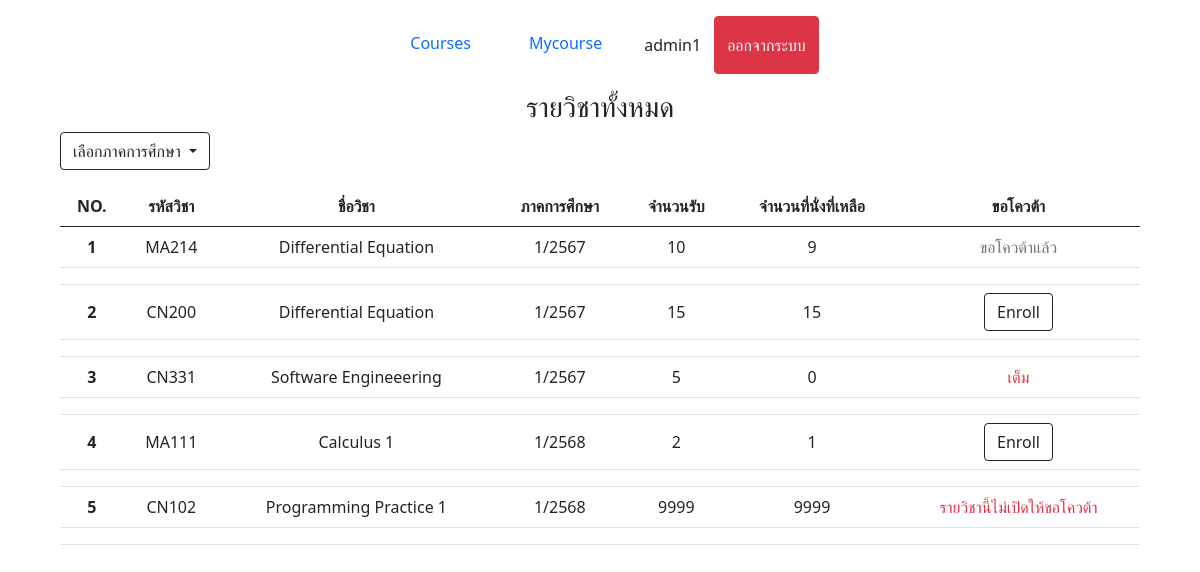
Page /courses (signed in) on the earlier database version.
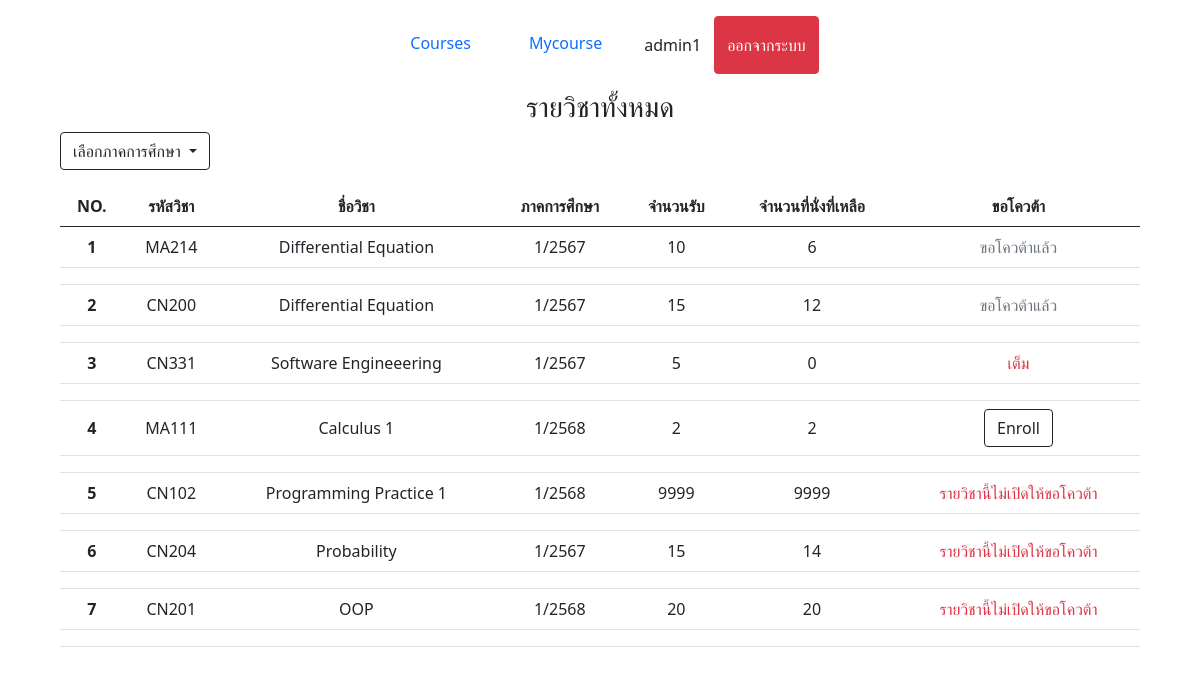
Same page on the later database version.
### myapp/models.py (models this page shows, shortened)
class Course(models.Model):
    subject_id = models.CharField(max_length=10)
    subject_name = models.CharField(max_length=100)
    subject_semester = models.CharField(max_length=10)
    subject_amount = models.IntegerField()
    subject_amount_remaining = models.IntegerField()
    subject_credit = models.IntegerField()
    quota_enabled = models.BooleanField(default=True)

### myapp/views.py (the view)
# urls.py: path("courses", views.courses, name='courses'),
@login_required(login_url='/users/login/')
def courses(request):
    all_courses = Course.objects.all()
    requested_courses = QuotaRequest.objects.filter(user=request.user).select_related('course')
    requested_course_ids = requested_courses.values_list('course_id', flat=True)
    available_courses = Course.objects.exclude(id__in=requested_course_ids)
    selected_semester = request.GET.get('semester', None)
    if selected_semester:
        all_courses = all_courses.filter(subject_semester=selected_semester)
    semesters = Course.objects.values_list('subject_semester', flat=True).distinct()
    return render(request, "courses.html", {
        "all_courses": all_courses,
        "requested_course_ids": requested_course_ids,
        "available_courses": available_courses,
        "semesters": semesters,
        "selected_semester": selected_semester,
    })

### myapp/Templates/courses.html (shortened to what this page needs)
{% extends "base.html" %}
{% block content %}
<head>
</head>
<h3 style="text-align: center;">รายวิชาทั้งหมด</h3>
<div class="dropdown mb-3" style="width: 90%; margin-left: 5%;">
  <button class="btn btn-outline-dark dropdown-toggle" type="button" id="dropdownMenuButton1" data-bs-toggle="dropdown"
    aria-expanded="false">
    {% if request.GET.semester %}
    {{ request.GET.semester }}
    {% else %}
    เลือกภาคการศึกษา
    {% endif %}
  </button>
</div>
<div class="accordion" id="courseAccordion">
  <table class="table " style="width: 90% ;margin-left: auto; margin-right: auto; text-align: center;">
    <thead>
      <tr style="text-align: center; vertical-align: middle;">
        <th scope="col">NO.</th>
        <th scope="col">รหัสวิชา</th>
        <th scope="col">ชื่อวิชา</th>
        <th scope="col">ภาคการศึกษา</th>
        <th scope="col">จำนวนรับ</th>
        <th scope="col">จำนวนที่นั่งที่เหลือ</th>
        <th scope="col">ขอโควต้า</th>
      </tr>
    </thead>
    <tbody>
      {% for course in all_courses %}
      <tr style="text-align: center; vertical-align: middle;" data-bs-toggle="collapse"
        data-bs-target="#collapseCourse{{ course.id }}" aria-expanded="false"
        aria-controls="collapseCourse{{ course.id }}">
        <th scope="row">{{ forloop.counter }}</th>
        <td>{{ course.subject_id }}</td>
        <td>{{ course.subject_name }}</td>
        <td>{{ course.subject_semester }}</td>
        <td>{{ course.subject_amount }}</td>
        <td>{{ course.subject_amount_remaining }}</td>
        <td style="text-align: center; vertical-align: middle;">
          {% if course.quota_enabled %}
          {% if course.subject_amount_remaining == 0 %}
          <span class="text-danger">เต็ม</span>
          {% elif course.id in requested_course_ids %}
          <span class="text-muted">ขอโควต้าแล้ว</span>
          {% else %}
          <div style="text-align: center;">
            <a href="#" class="btn btn-outline-dark"
              onclick="return handleEnrollClick(this, '{{ course.subject_id }}', '{{ course.subject_name }}', '{{ course.id }}')">Enroll</a>
          </div>
          {% endif %}
          {% else %}
          <span class="text-danger">รายวิชานี้ไม่เปิดให้ขอโควต้า</span>
          {% endif %}
        </td>
      </tr>
      <tr>
        <td colspan="7">
        </td>
      </tr>
      {% endfor %}
    </tbody>
  </table>
</div>
{% endblock %}

### myapp/Templates/base.html (shortened to what this page needs)
<!DOCTYPE html>
<html lang="en">
  <head>
    {% load static %}
    <link href="https://cdn.jsdelivr.net/npm/bootstrap@5.0.2/dist/css/bootstrap.min.css" rel="stylesheet">
    <link rel="stylesheet" href="{% static 'myapp/normalize.css' %}">
    <link rel="stylesheet" href="{% static 'myapp/main.css' %}">
  </body>
</head>
<body>
    <header class="d-flex justify-content-center py-3">
      <ul class="nav nav-pills">
        <li class="nav-item btn"><a href="/courses" class="nav-link">Courses</a></li>
        <li class="nav-item btn"><a href="/mycourse" class="nav-link">Mycourse</a></li>
        {% if user.is_authenticated %}
        <li class="nav-item btn d-flex justify-content-center py-3">
          <span class="nav-item">{{ user.username }}</span></li>
        <div class="site-header">
          <form action="{% url 'logout' %}" method="post">
            <button class="nav-item btn btn-danger d-flex justify-content-center py-3">ออกจากระบบ</button>
          </form>
        </div>
        {% endif %}
      </ul>
    </header>
    <div>
        {% block content %}
        {% endblock %}
    </div>
</body>
</html>

### myapp/Templates/courses.html (style rules this page uses)
tr[data-bs-toggle="collapse"] { cursor: pointer; }

Differences in the rows shown:
changed Course "MA214": subject_amount_remaining "9" → "6"
changed Course "CN200": subject_amount_remaining "15" → "12"; subject_amount_remaining "Enroll" → "ขอโควต้าแล้ว"
changed Course "MA111": subject_amount_remaining "1" → "2"
added Course: subject_id "CN204", subject_name "Probability", subject_semester "1/2567", subject_amount "15", subject_amount_remaining "14", quota_enabled "รายวิชานี้ไม่เปิดให้ขอโควต้า"
added Course: subject_id "CN201", subject_name "OOP", subject_semester "1/2568", subject_amount "20", subject_amount_remaining "20", quota_enabled "รายวิชานี้ไม่เปิดให้ขอโควต้า"
